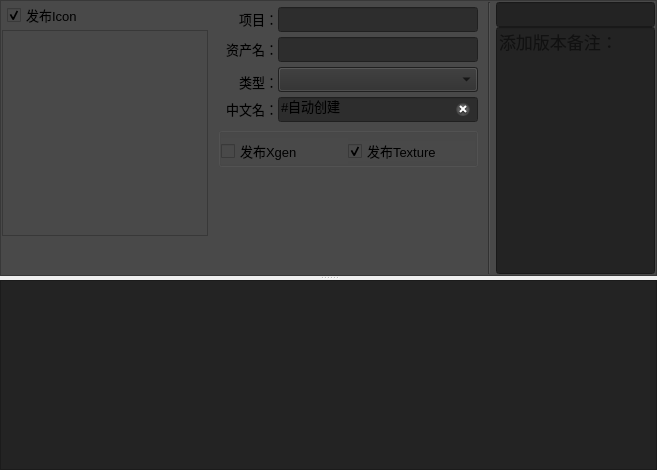
     <widget class="QWidget" name="mod_tab">
      <property name="font">
       <font>
        <family>Microsoft YaHei UI</family>
        <pointsize>9</pointsize>
       </font>
      </property>
      <attribute name="title">
       <string>Model</string>
      </attribute>
      <layout class="QVBoxLayout" name="verticalLayout_5">
       <property name="spacing">
        <number>2</number>
       </property>
       <property name="leftMargin">
        <number>0</number>
       </property>
       <property name="topMargin">
        <number>0</number>
       </property>
       <property name="rightMargin">
        <number>0</number>
       </property>
       <property name="bottomMargin">
        <number>0</number>
       </property>
       <item>
        <widget class="QSplitter" name="splitter">
         <property name="sizePolicy">
          <sizepolicy hsizetype="Preferred" vsizetype="Expanding">
           <horstretch>0</horstretch>
           <verstretch>0</verstretch>
          </sizepolicy>
         </property>
         <property name="orientation">
          <enum>Qt::Vertical</enum>
         </property>
         <widget class="QFrame" name="frame">
          <property name="styleSheet">
           <string notr="true">background-color: rgb(73, 73, 73);</string>
          </property>
          <property name="frameShape">
           <enum>QFrame::StyledPanel</enum>
          </property>
          <property name="frameShadow">
           <enum>QFrame::Sunken</enum>
          </property>
          <layout class="QHBoxLayout" name="horizontalLayout_4" stretch="1,5,1,5">
           <property name="spacing">
            <number>5</number>
           </property>
           <property name="leftMargin">
            <number>1</number>
           </property>
           <property name="topMargin">
            <number>1</number>
           </property>
           <property name="rightMargin">
            <number>1</number>
           </property>
           <property name="bottomMargin">
            <number>1</number>
           </property>
           <item>
            <layout class="QVBoxLayout" name="verticalLayout_2">
             <property name="spacing">
              <number>2</number>
             </property>
             <item>
              <layout class="QHBoxLayout" name="horizontalLayout_3" stretch="5,1,1">
               <property name="spacing">
                <number>0</number>
               </property>
               <property name="leftMargin">
                <number>5</number>
               </property>
               <property name="rightMargin">
                <number>5</number>
               </property>
               <item>
                <widget class="QCheckBox" name="icon_cBox">
                 <property name="font">
                  <font>
                   <family>Microsoft YaHei UI</family>
                   <pointsize>10</pointsize>
                  </font>
                 </property>
                 <property name="styleSheet">
                  <string notr="true"/>
                 </property>
                 <property name="text">
                  <string>发布Icon</string>
                 </property>
                 <property name="checked">
                  <bool>true</bool>
                 </property>
                </widget>
               </item>
               <item>
                <spacer name="horizontalSpacer">
                 <property name="orientation">
                  <enum>Qt::Horizontal</enum>
                 </property>
                 <property name="sizeType">
                  <enum>QSizePolicy::Fixed</enum>
                 </property>
                 <property name="sizeHint" stdset="0">
                  <size>
                   <width>80</width>
                   <height>25</height>
                  </size>
                 </property>
                </spacer>
               </item>
               <item>
                <widget class="QPushButton" name="render_bttn">
                 <property name="sizePolicy">
                  <sizepolicy hsizetype="Fixed" vsizetype="Fixed">
                   <horstretch>0</horstretch>
                   <verstretch>0</verstretch>
                  </sizepolicy>
                 </property>
                 <property name="minimumSize">
                  <size>
                   <width>25</width>
                   <height>25</height>
                  </size>
                 </property>
                 <property name="maximumSize">
                  <size>
                   <width>25</width>
                   <height>25</height>
                  </size>
                 </property>
                 <property name="toolTip">
                  <string>&lt;html&gt;&lt;head/&gt;&lt;body&gt;&lt;p&gt;&lt;span style=&quot; font-size:10pt;&quot;&gt;重新渲染图标&lt;/span&gt;&lt;/p&gt;&lt;/body&gt;&lt;/html&gt;</string>
                 </property>
                 <property name="text">
                  <string/>
                 </property>
                 <property name="iconSize">
                  <size>
                   <width>22</width>
                   <height>22</height>
                  </size>
                 </property>
                 <property name="flat">
                  <bool>true</bool>
                 </property>
                </widget>
               </item>
              </layout>
             </item>
             <item>
              <widget class="QFrame" name="frame_2">
               <property name="sizePolicy">
                <sizepolicy hsizetype="Fixed" vsizetype="Fixed">
                 <horstretch>0</horstretch>
                 <verstretch>0</verstretch>
                </sizepolicy>
               </property>
               <property name="minimumSize">
                <size>
                 <width>206</width>
                 <height>206</height>
                </size>
               </property>
               <property name="maximumSize">
                <size>
                 <width>206</width>
                 <height>206</height>
                </size>
               </property>
               <property name="frameShape">
                <enum>QFrame::StyledPanel</enum>
               </property>
               <property name="frameShadow">
                <enum>QFrame::Raised</enum>
               </property>
               <layout class="QGridLayout" name="gridLayout_2">
                <property name="leftMargin">
                 <number>1</number>
                </property>
                <property name="topMargin">
                 <number>1</number>
                </property>
                <property name="rightMargin">
                 <number>1</number>
                </property>
                <property name="bottomMargin">
                 <number>1</number>
                </property>
                <property name="spacing">
                 <number>1</number>
                </property>
                <item row="0" column="0">
                 <widget class="QLabel" name="Preview_label">
                  <property name="sizePolicy">
                   <sizepolicy hsizetype="Fixed" vsizetype="Fixed">
                    <horstretch>0</horstretch>
                    <verstretch>0</verstretch>
                   </sizepolicy>
                  </property>
                  <property name="minimumSize">
                   <size>
                    <width>200</width>
                    <height>200</height>
                   </size>
                  </property>
                  <property name="maximumSize">
                   <size>
                    <width>200</width>
                    <height>200</height>
                   </size>
                  </property>
                  <property name="text">
                   <string/>
                  </property>
                 </widget>
                </item>
               </layout>
              </widget>
             </item>
             <item>
              <spacer name="verticalSpacer_2">
               <property name="orientation">
                <enum>Qt::Vertical</enum>
               </property>
               <property name="sizeType">
                <enum>QSizePolicy::Preferred</enum>
               </property>
               <property name="sizeHint" stdset="0">
                <size>
                 <width>20</width>
                 <height>40</height>
                </size>
               </property>
              </spacer>
             </item>
            </layout>
           </item>
           <item>
            <layout class="QVBoxLayout" name="verticalLayout">
             <property name="spacing">
              <number>5</number>
             </property>
             <property name="sizeConstraint">
              <enum>QLayout::SetMaximumSize</enum>
             </property>
             <property name="leftMargin">
              <number>5</number>
             </property>
             <property name="topMargin">
              <number>5</number>
             </property>
             <property name="rightMargin">
              <number>5</number>
             </property>
             <item>
              <layout class="QHBoxLayout" name="horizontalLayout_8">
               <property name="spacing">
                <number>0</number>
               </property>
               <item>
                <widget class="QLabel" name="label_6">
                 <property name="sizePolicy">
                  <sizepolicy hsizetype="Preferred" vsizetype="Fixed">
                   <horstretch>0</horstretch>
                   <verstretch>0</verstretch>
                  </sizepolicy>
                 </property>
                 <property name="minimumSize">
                  <size>
                   <width>60</width>
                   <height>0</height>
                  </size>
                 </property>
                 <property name="font">
                  <font>
                   <family>Microsoft YaHei UI</family>
                   <pointsize>10</pointsize>
                  </font>
                 </property>
                 <property name="text">
                  <string>项目：</string>
                 </property>
                 <property name="alignment">
                  <set>Qt::AlignRight|Qt::AlignTrailing|Qt::AlignVCenter</set>
                 </property>
                </widget>
               </item>
               <item>
                <widget class="QLineEdit" name="proj_lineEdit">
                 <property name="minimumSize">
                  <size>
                   <width>0</width>
                   <height>25</height>
                  </size>
                 </property>
                 <property name="maximumSize">
                  <size>
                   <width>16777215</width>
                   <height>25</height>
                  </size>
                 </property>
                 <property name="font">
                  <font>
                   <family>Microsoft YaHei UI</family>
                   <pointsize>10</pointsize>
                  </font>
                 </property>
                 <property name="styleSheet">
                  <string notr="true">background-color: rgb(45, 45, 45);</string>
                 </property>
                 <property name="readOnly">
                  <bool>true</bool>
                 </property>
                </widget>
               </item>
              </layout>
             </item>
             <item>
              <layout class="QHBoxLayout" name="horizontalLayout_5">
               <property name="spacing">
                <number>0</number>
               </property>
               <item>
                <widget class="QLabel" name="label_5">
                 <property name="sizePolicy">
                  <sizepolicy hsizetype="Preferred" vsizetype="Fixed">
                   <horstretch>0</horstretch>
                   <verstretch>0</verstretch>
                  </sizepolicy>
                 </property>
                 <property name="minimumSize">
                  <size>
                   <width>60</width>
                   <height>0</height>
                  </size>
                 </property>
                 <property name="font">
                  <font>
                   <family>Microsoft YaHei UI</family>
                   <pointsize>10</pointsize>
                  </font>
                 </property>
                 <property name="text">
                  <string>资产名：</string>
                 </property>
                 <property name="alignment">
                  <set>Qt::AlignRight|Qt::AlignTrailing|Qt::AlignVCenter</set>
                 </property>
                </widget>
               </item>
               <item>
                <widget class="QLineEdit" name="name_lineEdit">
                 <property name="minimumSize">
                  <size>
                   <width>0</width>
                   <height>25</height>
                  </size>
                 </property>
                 <property name="maximumSize">
                  <size>
                   <width>16777215</width>
                   <height>25</height>
                  </size>
                 </property>
                 <property name="font">
                  <font>
                   <family>Microsoft YaHei UI</family>
                   <pointsize>10</pointsize>
                  </font>
                 </property>
                 <property name="styleSheet">
                  <string notr="true">background-color: rgb(45, 45, 45);</string>
                 </property>
                 <property name="readOnly">
                  <bool>true</bool>
                 </property>
                </widget>
               </item>
              </layout>
             </item>
             <item>
              <layout class="QHBoxLayout" name="horizontalLayout_6">
               <property name="spacing">
                <number>0</number>
               </property>
               <item>
                <widget class="QLabel" name="label_2">
                 <property name="sizePolicy">
                  <sizepolicy hsizetype="Fixed" vsizetype="Fixed">
                   <horstretch>0</horstretch>
                   <verstretch>0</verstretch>
                  </sizepolicy>
                 </property>
                 <property name="minimumSize">
                  <size>
                   <width>60</width>
                   <height>20</height>
                  </size>
                 </property>
                 <property name="maximumSize">
                  <size>
                   <width>16777215</width>
                   <height>15</height>
                  </size>
                 </property>
                 <property name="font">
                  <font>
                   <family>Microsoft YaHei UI</family>
                   <pointsize>10</pointsize>
                  </font>
                 </property>
                 <property name="text">
                  <string>类型：</string>
                 </property>
                 <property name="alignment">
                  <set>Qt::AlignRight|Qt::AlignTrailing|Qt::AlignVCenter</set>
                 </property>
                </widget>
               </item>
               <item>
                <widget class="QComboBox" name="publishType_comb">
                 <property name="sizePolicy">
                  <sizepolicy hsizetype="Expanding" vsizetype="Fixed">
                   <horstretch>0</horstretch>
                   <verstretch>0</verstretch>
                  </sizepolicy>
                 </property>
                 <property name="minimumSize">
                  <size>
                   <width>200</width>
                   <height>25</height>
                  </size>
                 </property>
                 <property name="maximumSize">
                  <size>
                   <width>16777215</width>
                   <height>25</height>
                  </size>
                 </property>
                 <property name="font">
                  <font>
                   <family>Microsoft YaHei UI</family>
                   <pointsize>10</pointsize>
                  </font>
                 </property>
                 <property name="styleSheet">
                  <string notr="true">background-color: rgb(45, 45, 45);</string>
                 </property>
                </widget>
               </item>
              </layout>
             </item>
             <item>
              <layout class="QHBoxLayout" name="horizontalLayout_7">
               <property name="spacing">
                <number>0</number>
               </property>
               <item>
                <widget class="QLabel" name="label_4">
                 <property name="sizePolicy">
                  <sizepolicy hsizetype="Fixed" vsizetype="Fixed">
                   <horstretch>0</horstretch>
                   <verstretch>0</verstretch>
                  </sizepolicy>
                 </property>
                 <property name="minimumSize">
                  <size>
                   <width>60</width>
                   <height>0</height>
                  </size>
                 </property>
                 <property name="maximumSize">
                  <size>
                   <width>16777215</width>
                   <height>16777215</height>
                  </size>
                 </property>
                 <property name="font">
                  <font>
                   <family>Microsoft YaHei UI</family>
                   <pointsize>10</pointsize>
                  </font>
                 </property>
                 <property name="text">
                  <string>中文名：</string>
                 </property>
                 <property name="alignment">
                  <set>Qt::AlignRight|Qt::AlignTrailing|Qt::AlignVCenter</set>
                 </property>
                </widget>
               </item>
               <item>
                <widget class="QLineEdit" name="CHname_lineEdit">
                 <property name="minimumSize">
                  <size>
                   <width>0</width>
                   <height>25</height>
                  </size>
                 </property>
                 <property name="maximumSize">
                  <size>
                   <width>16777215</width>
                   <height>25</height>
                  </size>
                 </property>
                 <property name="font">
                  <font>
                   <family>Microsoft YaHei UI</family>
                   <pointsize>10</pointsize>
                  </font>
                 </property>
                 <property name="styleSheet">
                  <string notr="true">background-color: rgb(45, 45, 45);</string>
                 </property>
                 <property name="text">
                  <string>#自动创建</string>
                 </property>
                 <property name="clearButtonEnabled">
                  <bool>true</bool>
                 </property>
                </widget>
               </item>
              </layout>
             </item>
             <item>
              <widget class="QGroupBox" name="groupBox">
               <property name="font">
                <font>
                 <family>Microsoft YaHei UI</family>
                 <pointsize>10</pointsize>
                </font>
               </property>
               <property name="styleSheet">
                <string notr="true">background-color: rgb(73, 73, 73);</string>
               </property>
               <property name="title">
                <string/>
               </property>
               <property name="alignment">
                <set>Qt::AlignLeading|Qt::AlignLeft|Qt::AlignVCenter</set>
               </property>
               <property name="flat">
                <bool>true</bool>
               </property>
               <layout class="QGridLayout" name="gridLayout_3">
                <property name="leftMargin">
                 <number>0</number>
                </property>
                <property name="topMargin">
                 <number>5</number>
                </property>
                <property name="rightMargin">
                 <number>0</number>
                </property>
                <property name="bottomMargin">
                 <number>0</number>
                </property>
                <property name="spacing">
                 <number>0</number>
                </property>
                <item row="0" column="0">
                 <widget class="QCheckBox" name="xgen_cBox">
                  <property name="font">
                   <font>
                    <family>Microsoft YaHei UI</family>
                    <pointsize>10</pointsize>
                   </font>
                  </property>
                  <property name="styleSheet">
                   <string notr="true"/>
                  </property>
                  <property name="text">
                   <string>发布Xgen</string>
                  </property>
                 </widget>
                </item>
                <item row="0" column="1">
                 <widget class="QCheckBox" name="textures_cBox">
                  <property name="maximumSize">
                   <size>
                    <width>16777215</width>
                    <height>20</height>
                   </size>
                  </property>
                  <property name="font">
                   <font>
                    <family>Microsoft YaHei UI</family>
                    <pointsize>10</pointsize>
                   </font>
                  </property>
                  <property name="text">
                   <string>发布Texture</string>
                  </property>
                  <property name="checked">
                   <bool>true</bool>
                  </property>
                 </widget>
                </item>
               </layout>
              </widget>
             </item>
             <item>
              <spacer name="verticalSpacer">
               <property name="orientation">
                <enum>Qt::Vertical</enum>
               </property>
               <property name="sizeType">
                <enum>QSizePolicy::Expanding</enum>
               </property>
               <property name="sizeHint" stdset="0">
                <size>
                 <width>20</width>
                 <height>40</height>
                </size>
               </property>
              </spacer>
             </item>
            </layout>
           </item>
           <item>
            <widget class="Line" name="line_3">
             <property name="orientation">
              <enum>Qt::Vertical</enum>
             </property>
            </widget>
           </item>
           <item>
            <layout class="QVBoxLayout" name="verticalLayout_13">
             <property name="spacing">
              <number>0</number>
             </property>
             <item>
              <widget class="QLineEdit" name="logName_lineEdit">
               <property name="minimumSize">
                <size>
                 <width>0</width>
                 <height>25</height>
                </size>
               </property>
               <property name="maximumSize">
                <size>
                 <width>16777215</width>
                 <height>25</height>
                </size>
               </property>
               <property name="font">
                <font>
                 <family>Microsoft YaHei UI</family>
                 <pointsize>9</pointsize>
                 <weight>75</weight>
                 <bold>true</bold>
                </font>
               </property>
               <property name="styleSheet">
                <string notr="true">background-color: rgb(35, 35, 35);</string>
               </property>
              </widget>
             </item>
             <item>
              <widget class="QLineEdit" name="info_lineEdit">
               <property name="sizePolicy">
                <sizepolicy hsizetype="Expanding" vsizetype="Expanding">
                 <horstretch>0</horstretch>
                 <verstretch>0</verstretch>
                </sizepolicy>
               </property>
               <property name="minimumSize">
                <size>
                 <width>0</width>
                 <height>0</height>
                </size>
               </property>
               <property name="font">
                <font>
                 <family>Microsoft YaHei UI</family>
                 <pointsize>13</pointsize>
                </font>
               </property>
               <property name="styleSheet">
                <string notr="true">background-color: rgb(35, 35, 35);</string>
               </property>
               <property name="text">
                <string/>
               </property>
               <property name="alignment">
                <set>Qt::AlignLeading|Qt::AlignLeft|Qt::AlignTop</set>
               </property>
               <property name="placeholderText">
                <string>添加版本备注：</string>
               </property>
              </widget>
             </item>
            </layout>
           </item>
          </layout>
         </widget>
         <widget class="QTreeWidget" name="log_treeWgt">
          <property name="font">
           <font>
            <family>Microsoft YaHei UI</family>
            <pointsize>10</pointsize>
           </font>
          </property>
          <property name="styleSheet">
           <string notr="true">background-color: rgb(35, 35, 35);</string>
          </property>
          <attribute name="headerVisible">
           <bool>false</bool>
          </attribute>
          <column>
           <property name="text">
            <string notr="true">1</string>
           </property>
          </column>
         </widget>
        </widget>
       </item>
      </layout>
     </widget>
